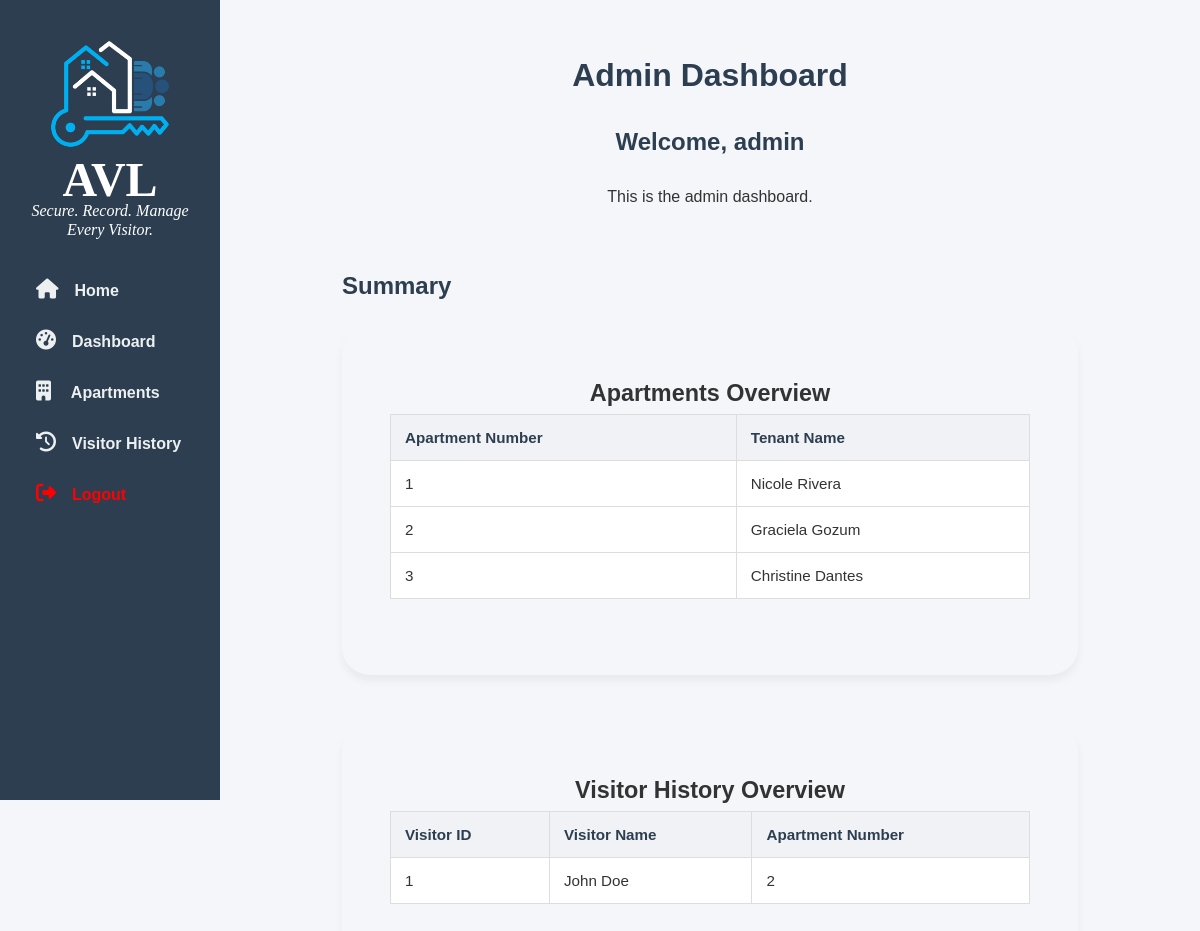
Screenshot of /AVL/admin/admin_dashboard.php (signed in) with the database file from the repository.
### tables this page shows
CREATE TABLE IF NOT EXISTS `apartments` (
  `id` int(11) NOT NULL,
  `apartment_number` varchar(50) NOT NULL,
  `tenant_name` varchar(255) DEFAULT NULL,
  `tenant_email` varchar(255) DEFAULT NULL,
  `tenant_phone` varchar(50) DEFAULT NULL,
  `status` enum('occupied','vacant') DEFAULT 'vacant'
);

CREATE TABLE IF NOT EXISTS `visitors` (
  `id` int(11) NOT NULL,
  `visitor_name` varchar(255) NOT NULL,
  `contact` varchar(100) DEFAULT NULL,
  `purpose` text DEFAULT NULL,
  `apartment_id` int(11) NOT NULL,
  `status` enum('checked_in','checked_out') DEFAULT 'checked_in',
  `visit_time` timestamp NOT NULL DEFAULT current_timestamp(),
  `checkout_time` timestamp NULL DEFAULT NULL
);

### AVL/admin/admin_dashboard.php (the view, shortened to what this page needs)
<?php
require_once '../includes/db.php';
require_once 'admin_includes/admin_header.php';
?>
<!DOCTYPE html>
<html>
<head>
    <link rel="stylesheet" href="../assets/style.css">
</head>
<body>
    <div class="container">
        <h1>Admin Dashboard</h1>
        <h2>Welcome, <?php echo $_SESSION['admin_username']; ?></h2>
        <p>This is the admin dashboard.</p>
        <br>
        <div class="summary">
            <h2>Summary</h2>
            <div class="card-container">
                <div class="card">
                    <h3>Apartments Overview</h3>
                    <table>
                        <tr>
                            <th>Apartment Number</th>
                            <th>Tenant Name</th>
                        </tr>
                        <?php
                        $apartments = [];
                        $result = $conn->query("SELECT * FROM apartments ORDER BY apartment_number ASC LIMIT 3");
                        if ($result) {
                            while ($row = $result->fetch_assoc()) {
                                $apartments[] = $row;
                            }
                        }
                        foreach ($apartments as $row): ?>
                        <tr>
                            <td><?php echo htmlspecialchars($row['apartment_number']); ?></td>
                            <td><?php echo htmlspecialchars($row['tenant_name']); ?></td>
                        </tr>
                        <?php endforeach; ?>
                    </table>
                </div>
                <div class="card">
                    <h3>Visitor History Overview</h3>
                    <table>
                        <tr>
                            <th>Visitor ID</th>
                            <th>Visitor Name</th>
                            <th>Apartment Number</th>
                        </tr>
                        <?php
                        $visitor_history = [];
                        $result = $conn->query("SELECT * FROM visitors ORDER BY visit_time DESC LIMIT 3");
                        if ($result) {
                            while ($row = $result->fetch_assoc()) {
                                $visitor_history[] = $row;
                            }
                        }
                        foreach ($visitor_history as $row): ?>
                        <tr>
                            <td><?php echo htmlspecialchars($row['id']); ?></td>
                            <td><?php echo htmlspecialchars($row['visitor_name']); ?></td>
                            <td><?php echo htmlspecialchars($row['apartment_id']); ?></td>
                        </tr>
                        <?php endforeach; ?>
                    </table>
                </div>
            </div>
        </div>
    </div>
</body>
</html>

### AVL/admin/admin_includes/admin_header.php
<head>
    <link rel="stylesheet" href="../assets/style.css">
    <link rel="stylesheet" href="https://cdnjs.cloudflare.com/ajax/libs/font-awesome/6.5.1/css/all.min.css">
</head>
    <nav class="nav-bar">
        <div class="title-logo">
            <div class="logo-container">
                <img src="../assets/AVLLogo.png" alt="AVL Logo" class="logo-image">
            <div class="title">AVL</div>
            <div class="tagline">
                Secure. Record. Manage Every Visitor.
            </div>
        </div>
    <div class="nav-links">
        <a href="../index.php"><i class="fa-solid fa-house icon"></i>Home</a>
        <a href="../admin/admin_dashboard.php"><i class="fa-solid fa-tachometer-alt icon"></i>Dashboard</a>
        <a href="../admin/apartment.php"><i class="fa-solid fa-building icon"></i> Apartments</a>
        <a href="../admin/visitor_history.php"><i class="fa-solid fa-history icon"></i>Visitor History</a>
        <a href="../admin/logout.php" style="color:red;"><i class="fa-solid fa-sign-out-alt icon"></i>Logout</a>
    </div>
    </nav>

### AVL/assets/style.css (style rules this page uses)
* { box-sizing: border-box; margin: 0; padding: 0; }
body { font-family: Arial, Helvetica, sans-serif; background-color: #f4f6f9; color: #333; line-height: 1.7; }
p { font-family: Arial, Helvetica, sans-serif; }
.icon { font-size: 1.25rem; margin-right: 1rem; }
h1, h2 { margin-bottom: 1.25rem; color: #2c3e50; }
h1 { font-size: 2rem; }
h2 { font-size: 1.5rem; }
a { color: #3498db; text-decoration: none; }
.nav-bar { background-color: #2c3e50; padding: 5px 12px; text-align: center; }
.nav-bar a { color: #ecf0f1; text-decoration: none; margin: 0 10px; font-weight: bold; font-family: Arial, Helvetica, sans-serif !important; font-size: 1rem; }
.nav-bar .title-logo { font-family: Georgia, 'Times New Roman', Times, serif !important; color: #fff; font-size: 2rem; margin: 0; padding: 0; display: block; font-weight: bold; text-align: center; }
.nav-bar .title-logo .title { font-family: Georgia, 'Times New Roman', Times, serif !important; color: #fff !important; font-weight: bold !important; font-size: 3rem !important; line-height: 0.9; margin: 0; padding: 0; }
.nav-bar .title-logo .tagline { font-family: Georgia, 'Times New Roman', Times, serif !important; font-size: 1rem !important; font-style: italic !important; margin-top: 0px; margin-bottom: 0px; color: #fff !important; font-weight: normal !important; line-height: 1.2; }
.nav-links { margin-top: 25px; font-family: Arial, Helvetica, sans-serif !important; text-align: left; }
.nav-links a { font-family: Arial, Helvetica, sans-serif !important; font-size: 1rem; }
.nav-links i { font-size: 1.25rem; margin-right: 1rem; }
.title-logo .logo-container { display: flex; flex-direction: column; align-items: center; justify-content: center; gap: 0rem; margin: 0; padding: 0; }
.title-logo .logo-container img { width: 12vw; min-width: 4rem; max-width: 8rem; height: auto; object-fit: contain; display: block; margin: 0; padding: 0; }
.container { padding: 3rem; display: flex; flex-direction: column; align-items: center; }
.card { border-radius: 1.75rem; padding: 3rem; margin-bottom: 3rem; box-shadow: 0 0.375rem 0.5rem rgba(0,0,0,0.05); }
.card-container { text-align: center; }
.summary { padding-top: 1.75rem; font-size: 1.25rem; margin-bottom: 1.75rem; }
table { width: 100%; border-collapse: collapse; background: #fff; margin-bottom: 1.75rem; min-width: 40rem; }
table th, table td { padding: 0.875rem; border: 1px solid #ddd; text-align: left; font-size: 0.95rem; }
table th { background-color: #f0f2f5; color: #2c3e50; }
@media (min-width: 992px) { .nav-bar { position: fixed; top: 0; left: 0; width: 220px; height: 100vh; padding-top: 30px; text-align: left; } }
@media (min-width: 992px) { .nav-bar a { display: block; padding: 12px 20px; margin: 0; border-left: 4px solid transparent; } }
@media (min-width: 992px) { body { padding-left: 220px; } }

### rows the page displays
apartments: apartment_number "1", tenant_name "Nicole Rivera"
apartments: apartment_number "2", tenant_name "Graciela Gozum"
apartments: apartment_number "3", tenant_name "Christine Dantes"
visitors: id "1", visitor_name "John Doe", apartment "2"

### other values shown
$_SESSION['admin_username'] "admin"
